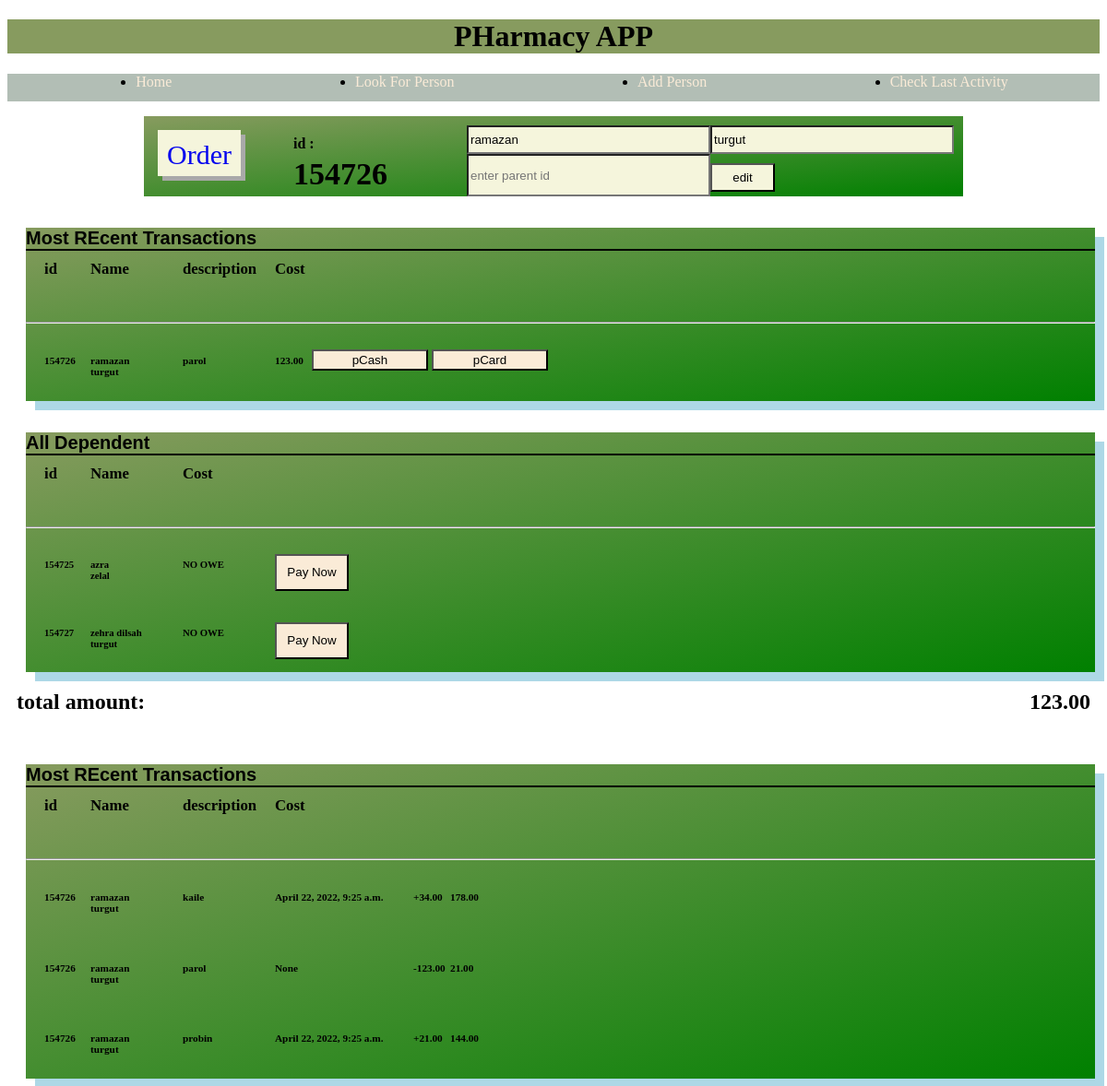
The page /person/154726/ on the database its author committed.
### base/models.py (models this page shows, shortened)
class Customer(models.Model):
    user = models.OneToOneField(User,on_delete=models.CASCADE,blank=True,null=True)
    name = models.CharField(max_length=200,blank=True,null=True)
    last = models.CharField(max_length=200,blank=True,null=True)
    is_parent = models.BooleanField(default=False, blank=True,null=True)
    password = models.IntegerField(blank=True,null=True)
    phone = models.BigIntegerField(blank=True,null=True)
    parent=models.ForeignKey('self', on_delete=models.CASCADE,blank=True,null=True)
    @property
    def total_owe(self):
        order_list = list(self.order_set.all())
        children = list(self.customer_set.all())
        total_unpaid= 0
        total_paid= 0
        for single_order in list(self.order_set.all()):
            if not single_order.is_paid:
                total_unpaid += float(single_order.price)
            elif single_order.is_paid:
                total_paid += float(single_order.price)
        for child in children:
            order_list += list(child.order_set.all())
            for single_order in list(child.order_set.all()):
                if not single_order.is_paid:
                    total_unpaid += float(single_order.price)
                elif single_order.is_paid:
                    total_paid += float(single_order.price)
        return (total_unpaid,total_paid)

class Order(models.Model):
    payment_method_list = [("CASH","CASH"),("CARD","CARD")]
    customer = models.ForeignKey(Customer,on_delete=models.CASCADE,null=True,blank=True,)
    who_paid = models.ForeignKey(Customer,on_delete=models.CASCADE,null=True,blank=True, related_name='%(class)s_requests_created')
    date_created = models.DateTimeField(blank=True,null=True)
    payment_method = models.CharField(choices=payment_method_list,max_length=4,default="CASH",blank=True,null=True)
    date_paid = models.DateTimeField(blank=True,null=True)
    is_paid = models.BooleanField(default=False, blank=True,null=True)
    customer_total_when_paid = models.DecimalField(max_digits=5,decimal_places=2,null=True,blank=True)
    customer_total_when_created = models.DecimalField(max_digits=5,decimal_places=2,null=True,blank=True)
    description = models.TextField(blank=True,null=True)
    price = models.DecimalField(max_digits=5,decimal_places=2,null=True,blank=True)
    def __str__(self):
        return self.description[0:12]

### base/views2.py (the view)
# urls.py: path("person/<int:pk>/", views2.person, name="person"),
def person(request,pk):
    customer = Customer.objects.get(pk=pk)
    orders= customer.order_set.all().order_by("-date_created")
    print(orders)
    children = list(customer.customer_set.all())
    context = {
        "customer": customer,
        "orders":orders,
        "children":children
    }
    return render(request, 'base/person.html', context)

### base/templates/base/person.html (shortened to what this page needs)
{% extends 'base/base.html' %}
{% load static %}
{% block content %}
    <main>
        <form method="POST" action="/person_name_change/{{customer.id}}/" class="edit-form">
                <a class="add-order-button" href="{% url 'add_order' customer.id %}">Order</a>
                <div>
                    <h4>id : </h4>
                    <h4 class="edit-form-id">{{customer.id}}</h4>
                </div>
                <div class="edit-form-input">
                        <input type="text" name="name" value="{{customer.name}}">
                        <input type="text" name="last" value="{{customer.last}}">
                        <input type="number" name="parent_id" placeholder="enter parent id">
                        <input  class="edit-form-button" type="submit" value="edit">
                </div>
        </form>
        <section class="most-recent">
            <h5 class="section-title">Most REcent Transactions</h5>
            <div class="person-nav">
                <h6>id</h6>
                <h6>Name</h6>
                <h6>description</h6>
                <h6>Cost</h6>
            </div>
            <hr>
            {% for order in orders %}
                {% if not order.is_paid %}
                <div class="last-person" id="person-div-{{order.id}}">
                <h6><span>{{order.customer.id}}</span></h6>
                <h6>{{order.customer.name}}<br> {{order.customer.last}}</h6>
                <h6>{{order.description}}</h6>
                <h6 class="person-price">{{order.price}}</h6>
                    <div>
                        <input type="button" onclick=pay_now({{order.id}},"cash") id="pay-cash-{{order.id}}" name="pay-cash-{{order.id}}" value="pCash" class="pay-button">
                        <input type="button" onclick=pay_now({{order.id}},"card") id="pay-card-{{order.id}}" name="pay-card-{{order.id}}" value="pCard" class="pay-button">
                    </div>
                </div>
                {% endif %}
            {% endfor %}
        </section>
        <section class="all-dependent most-recent">
            <h5 class="section-title">All Dependent</h5>
            <div class="person-nav">
                <h6>id</h6>
                <h6>Name</h6>
                <h6>Cost</h6>
            </div>
            <hr>
            {% for child in children %}
                <div class="person-order-list" id="person-div-{{child.id}}">
                    <h6><span>{{child.id}}</span></h6>
                    <h6>{{child.name}}<br>{{child.last}}</h6>
                     {% if child.total_owe.0 == 0 %}
                        <h6 class="person-price">NO OWE</h6>
                        {% elif child.total_owe.0 != 0%}
                        <h6 class="person-price">{{child.total_owe.0|floatformat:2}}</h6>
                    {% endif %}
                    <input type="button" onclick=child_pay({{child.id}}) id="pay-{{child.id}}" name="pay-{{child.id}}" value="Pay Now" class="order-pay-button">
                </div>
            {% endfor %}
        </section>
        <section class="total-amount">
            <h2>total amount:</h2>
            <h2 id="show-total-amount">{{customer.total_owe.0|floatformat:2}}</h2>
        </section>
        <section class="transaction-history most-recent">
            <h5 class="section-title">Most REcent Transactions</h5>
            <div class="person-nav">
                <h6>id</h6>
                <h6>Name</h6>
                <h6>description</h6>
                <h6>Cost</h6>
            </div>
            <hr>
            {% for order in orders %}
                <div class="last-person paid-transaction" >
                    <h6><span>{{order.customer.id}}</span></h6>
                    <h6>{{order.customer.name}}<br> {{order.customer.last}}</h6>
                    <h6>{{order.description}}</h6>
                    <h6>{{order.date_paid}}</h6>
                    {% if  order.is_paid %}
                    <h6 class="person-price">+{{order.price}}</h6>
                    <h6>{{order.customer_total_when_paid}}</h6>
                    {% else %}
                    <h6 class="person-price">-{{order.price}}</h6>
                    <h6>{{order.customer_total_when_created}}</h6>
                    {% endif %}
                </div>
            {% endfor %}
        </section>
</main>
{% endblock %}

### static/css/index.css (style rules this page uses)
.person-nav { font-weight:bold; font-size: 20px; display: grid; padding-left: 20px; grid-template-columns: 50px 100px 100px 40px auto; }
.person-nav h6 { margin-top:10px; margin-right:2px ; }
.last-person { display: grid; position: relative; padding-left: 20px; padding-right: 10px; grid-template-columns: 50px 100px 100px 40px auto; }
.paid-transaction { display: grid; position: relative; padding-left: 20px; padding-right: 10px; grid-template-columns: 50px 100px 100px 150px 40px auto; }
.person-order-list { display: grid; position: relative; padding-left: 20px; padding-right: 10px; grid-template-columns: 50px 100px 100px 100px auto; }
.edit-form { background-image: linear-gradient(to bottom right, #879B5F, green); width: 75%; margin: auto; display: grid; grid-template-columns: 150px 200px auto; margin-bottom: 5px; }
.add-order-button { position: relative; text-align: center; font-size: 30px; text-decoration: none; box-shadow: 5px 5px darkgray; padding: 10px; height: 30px; width: 70px; background-color: beige; margin:15px; }
.edit-form input { background-color:beige; }
.edit-form h4 { margin-left:12px; margin-bottom:5px; }
.edit-form-id { font-size:34px; margin-top:5px; }
.edit-form-input { display:grid; grid-template-columns: auto auto; margin-right: 10px; margin-top: 10px; }
.edit-form-button { margin-top:10px; margin-bottom: 5px; width: 70px; position: relative; }
.order-pay-button { margin-top: 20px; width: 80px; height: 40px; align-items: center; background-color: antiquewhite; }
.pay-button { margin-top: 20px; width: 15%; height: 30%; align-items: center; background-color: antiquewhite; }
.total-amount { display: flex; justify-content: space-between; }
.total-amount h2 { padding: 0px 10px; }
.most-recent, .common-usage, .past-due { background-image: linear-gradient(to bottom right, #879B5F, green); box-shadow: 10px 10px lightblue; }
.section-title { margin-bottom: auto; font-family: 'Franklin Gothic Medium', 'Arial Narrow', Arial, sans-serif; text-shadow: 2px grey; font-size: 20px; border-bottom:2px solid black ; }
.most-recent { margin-left:20px; }
@media screen and (min-width:1100px) { .most-recent, .common-usage, .past-due { flex: 1; margin-right: 5px; } }
@media screen and (min-width:1100px) { .person-nav h6 { font-size: 1.4vw; } }
@media screen and (min-width:1100px) { .last-person { font-size: 1.4vw; } }

### rows shown on the page
Customer: id "154726", name "ramazan", last "turgut", total_owe.0 "123.00"
Order: customer.id "154726", customer.name "ramazan", customer.last "turgut", description "parol", price "123.00", date_paid "None", customer_total_when_created "21.00"
Customer: id "154725", name "azra", last "zelal", shows "NO OWE"
Customer: id "154727", name "zehra dilsah", last "turgut", shows "NO OWE"
Order: customer.id "154726", customer.name "ramazan", customer.last "turgut", description "kaile", date_paid "April 22, 2022, 9:25 a.m.", price "34.00", customer_total_when_paid "178.00"
Order: customer.id "154726", customer.name "ramazan", customer.last "turgut", description "probin", date_paid "April 22, 2022, 9:25 a.m.", price "21.00", customer_total_when_paid "144.00"
